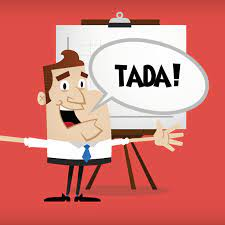
#> input picture images/download.jpeg, 225 x 225 px, given in place of the camera
$ python color.py
#> lines starting #> are read from the running program, lines starting #| are printed output that depends on the picture; after the words box and inside, x2 and y2 are one past the last pixel; in counts of white or black regions, pixels touching at a corner belong together
import numpy as np
import cv2

webcam = cv2.VideoCapture(0)

while True:
    ret, imageFrame = webcam.read()
#> imageFrame is the input picture: shape (225, 225, 3); mean B, G, R 115.2, 122.2, 211.3

    hsvFrame = cv2.cvtColor(imageFrame, cv2.COLOR_BGR2HSV)
#> hsvFrame: shape (225, 225, 3); mean H, S, V 16.6, 121.4, 212

    red_lower = np.array([146, 97, 121], np.uint8)
    red_upper = np.array([180, 255, 255], np.uint8)
    red_mask = cv2.inRange(hsvFrame, red_lower, red_upper)
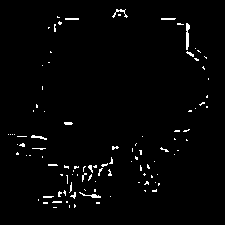
#> red_mask: shape (225, 225); 2% white in thin lines or dots, all inside (x1, y1, x2, y2) = (8, 9, 209, 208)

    kernel = np.ones((5, 5), "uint8")

    red_mask = cv2.dilate(red_mask, kernel)
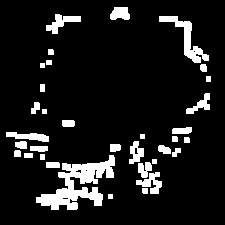
#> red_mask: shape (225, 225); 10.6% white; 34 white regions
    res_red = cv2.bitwise_and(imageFrame, imageFrame,
                              mask=red_mask)
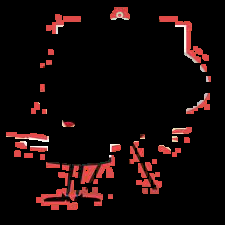
#> res_red: shape (225, 225, 3); mean B, G, R 8.4, 8.9, 21

    contours, hierarchy = cv2.findContours(red_mask,
                                           cv2.RETR_TREE,
                                           cv2.CHAIN_APPROX_SIMPLE)
#> contours = 39 contours, 9 with area under 20; largest, box (x1, y1, x2, y2) and area: (36, 155, 115, 210) 1628, (159, 16, 209, 63) 516, (46, 14, 81, 34) 244, (136, 172, 162, 194) 216, (6, 132, 49, 142) 208

    for pic, contour in enumerate(contours):
        area = cv2.contourArea(contour)
        if area > 300:
            x, y, w, h = cv2.boundingRect(contour)
            imageFrame = cv2.rectangle(imageFrame, (x, y),
                                       (x + w, y + h),
                                       (0, 0, 255), 2)

            imageFrame = cv2.circle(imageFrame, ((2*x+w) // 2, (2*y+h) // 2), radius=7, color=(0, 255, 0), thickness=cv2.FILLED)

            cv2.putText(imageFrame, "Red Colour", (x, y),
                        cv2.FONT_HERSHEY_SIMPLEX, 1.0,
                        (0, 0, 255))
#> this loop made 39 passes
#> (area, x, y, w, h) on passes 7, 36: (1628, 36, 155, 79, 55), (516, 159, 16, 50, 47)
#> area on passes 2, 3, 4, 5, 13, 14: 24.5, 215.5, 122.5, 64.5, 35, 37
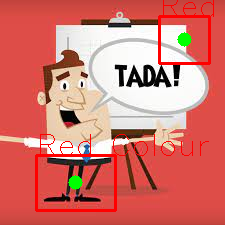
#> imageFrame: shape (225, 225, 3); 4.22% of pixels changed, all inside (x1, y1, x2, y2) = (35, 0, 214, 212)

    cv2.imshow("Red Detection", imageFrame)
    if cv2.waitKey(10) & 0xFF == ord('a'):
#> (key Esc is pressed here)
        webcam.release()
        cv2.destroyAllWindows()
        break
